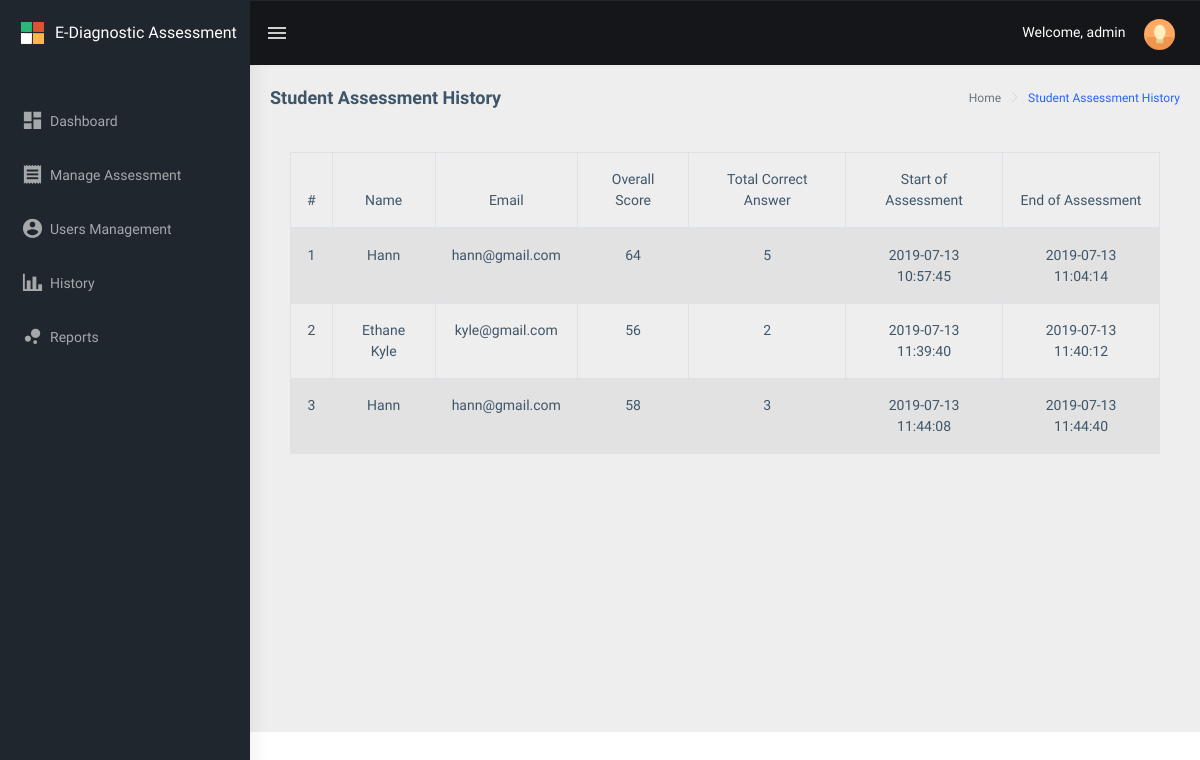
The page /public/main/teacher/history/index.php (signed in) on the database as committed earlier.
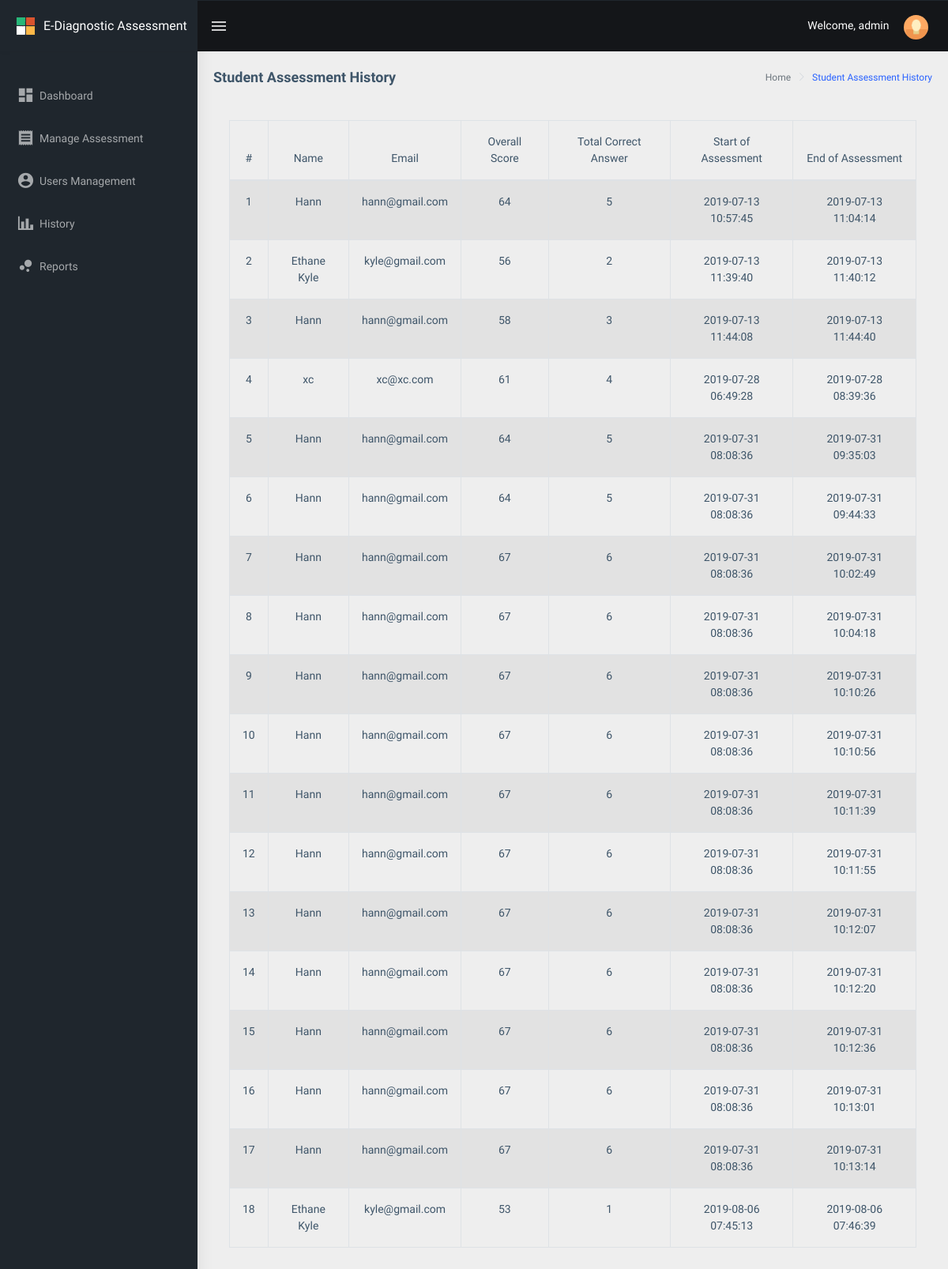
The same page on the database as committed later.
### tables this page shows
CREATE TABLE `drxassessment_assessment_history` (
  `drxassessment_id` int(11) NOT NULL,
  `user_id` int(11) NOT NULL,
  `user_name` text NOT NULL,
  `user_email` text NOT NULL,
  `domain_name` text NOT NULL,
  `questions` text NOT NULL,
  `answer` text NOT NULL,
  `total_correct_answer` int(25) NOT NULL,
  `overall_score` int(100) NOT NULL,
  `created_at` datetime NOT NULL DEFAULT CURRENT_TIMESTAMP,
  `start_at` datetime NOT NULL,
  `end_at` datetime NOT NULL
);

### public/main/teacher/history/index.php (the view, shortened to what this page needs)
<?php
include("../../../../config/common/asdasf9z09x0c90zx90123.php");
$connection->setAttribute(PDO::ATTR_ERRMODE, PDO::ERRMODE_EXCEPTION);
if (!empty($_SESSION['drxassessmentname'])) {
    $drxassessmentname = $_SESSION['drxassessmentname'];
} else {
    $drxassessmentname = "";
}
?>
<!DOCTYPE html>
<html dir="ltr" lang="en">
<head>
    <link href="../../../assets/libs/flot/css/float-chart.css" rel="stylesheet">
    <link href="../../../dist/css/style.min.css" rel="stylesheet">
    <link href="../../../assets/libs/datatables.net-bs4/css/dataTables.bootstrap4.css" rel="stylesheet">
</head>
<body>
    <div id="main-wrapper">
        <header class="topbar" data-navbarbg="skin5">
            <nav class="navbar top-navbar navbar-expand-md navbar-dark">
                <div class="navbar-header" data-logobg="skin5">
                    <a class="navbar-brand" href="../../../main/teacher">
                        <b class="logo-icon p-l-10">
                            <img src="../../../assets/images/logo-icon.png" alt="homepage" class="light-logo" />
                        </b>
                        <span class="logo-text">
                             <span style="font-size: 16px;">E-Diagnostic Assessment</span>
                        </span>
                    </a>
                </div>
                <div class="navbar-collapse collapse" id="navbarSupportedContent" data-navbarbg="skin5">
                    <ul class="navbar-nav float-left mr-auto">
                        <li class="nav-item d-none d-md-block"><a class="nav-link sidebartoggler waves-effect waves-light" href="javascript:void(0)" data-sidebartype="mini-sidebar"><i class="mdi mdi-menu font-24"></i></a></li>
                    </ul>
                    <ul class="navbar-nav float-right">
                        <li class="nav-item dropdown">
                          <span style="color: #fff;">Welcome, <?php echo $drxassessmentname; ?></span>
                            <a class="nav-link dropdown-toggle text-muted waves-effect waves-dark pro-pic" href="" data-toggle="dropdown" aria-haspopup="true" aria-expanded="false"><img src="../../../assets/images/users/1.jpg" alt="user" class="rounded-circle" width="31" height="31"></a>
                        </li>
                    </ul>
                </div>
            </nav>
        </header>
        <aside class="left-sidebar" data-sidebarbg="skin5">
            <div class="scroll-sidebar">
                <nav class="sidebar-nav">
                    <ul id="sidebarnav" class="p-t-30">
                        <li class="sidebar-item"> <a class=" sidebar-link waves-effect waves-dark sidebar-link" href="../../../main/teacher/" aria-expanded="false"><i class="mdi mdi-view-dashboard"></i><span class="hide-menu">Dashboard</span></a></li>
                        <li class="sidebar-item"> <a class="sidebar-link waves-effect waves-dark sidebar-link" href="../assessment/" aria-expanded="false"><i class="mdi mdi-receipt"></i><span class="hide-menu">Manage Assessment </span></a></li>
                        <li class="sidebar-item"> <a class="sidebar-link waves-effect waves-dark sidebar-link" href="../usersmanagement/" aria-expanded="false"><i class="mdi mdi-account-circle"></i><span class="hide-menu">Users Management</span></a></li>
                        <li class="active sidebar-item"> <a class="sidebar-link waves-effect waves-dark sidebar-link" href="../history/" aria-expanded="false"><i class="mdi mdi-chart-bar"></i><span class="hide-menu">History</span></a></li>
                        <li class="sidebar-item"> <a class="sidebar-link waves-effect waves-dark sidebar-link" href="../reports/" aria-expanded="false"><i class="mdi mdi-chart-bubble"></i><span class="hide-menu">Reports</span></a></li>
                    </ul>
                </nav>
            </div>
        </aside>
        <div class="page-wrapper">
             <div class="page-breadcrumb">
                <div class="row">
                    <div class="col-12 d-flex no-block align-items-center">
                        <h4 class="page-title">Student Assessment History</h4>
                        <div class="ml-auto text-right">
                            <nav aria-label="breadcrumb">
                                <ol class="breadcrumb">
                                    <li class="breadcrumb-item active" aria-current="page">Home</li>
                                    <li class="breadcrumb-item active" aria-current="page"><a href="../history/">Student Assessment History</a></li>
                                </ol>
                            </nav>
                        </div>
                    </div>
                </div>
            </div>
            <div class="container-fluid">
			<div class="card-body">
			 <div class="table-responsive">
					<table id="zero_config" class="table table-striped table-bordered">
							<thead>
									<tr>
											<th class="text-center">#</th>
											<th class="text-center">Name</th>
											<th class="text-center">Email</th>
											<th class="text-center">Overall Score</th>
											<th class="text-center">Total Correct Answer</th>
                                            <th class="text-center">Start of Assessment</th>
											<th class="text-center">End of Assessment</th>
									</tr>
							</thead>
							<tbody>
							<?php
    	                          $drx_count = 0;
    							  $result = $connection->prepare("SELECT * FROM drxassessment_assessment_history");
    						      $result->execute();
                              while ($row = $result->fetch(PDO::FETCH_ASSOC)) {
                                  $drx_count++;
    							  $user_email = $row['user_email'];
    							  $user_name = $row['user_name'];
    							  $total_correct_answer = $row['total_correct_answer'];
                                  $overall_score = $row['overall_score'];
                                  $start_at = $row['start_at'];
    							  $end_at = $row['end_at'];
	                         ?>
        							<tr>
        								<td class="text-center"><?php echo $drx_count; ?></td>
        								<td class="text-center"><?php echo $user_name; ?></td>
        								<td class="text-center"><?php echo $user_email; ?></td>
        								<td class="text-center"><?php echo $overall_score; ?></td>
        								<td class="text-center"><?php echo $total_correct_answer; ?></td>
                                        <td class="text-center"><?php echo $start_at; ?></td>
        								<td class="text-center"><?php echo $end_at; ?></td>
        							</tr>
        						<?php } ?>
					</tbody>
			</table>
	</div>
            </div>
        </div>
    </div>
</body>
</html>

Rows that differ between the two databases and show on the page:
added drxassessment_assessment_history: user_name "xc", user_email "xc@xc.com", overall_score "61", total_correct_answer "4", start_at "2019-07-28 06:49:28", end_at "2019-07-28 08:39:36"
added drxassessment_assessment_history: user_name "Hann", user_email "hann@gmail.com", overall_score "64", total_correct_answer "5", start_at "2019-07-31 08:08:36", end_at "2019-07-31 09:35:03"
added drxassessment_assessment_history: user_name "Hann", user_email "hann@gmail.com", overall_score "64", total_correct_answer "5", start_at "2019-07-31 08:08:36", end_at "2019-07-31 09:44:33"
added drxassessment_assessment_history: user_name "Hann", user_email "hann@gmail.com", overall_score "67", total_correct_answer "6", start_at "2019-07-31 08:08:36", end_at "2019-07-31 10:02:49"
added drxassessment_assessment_history: user_name "Hann", user_email "hann@gmail.com", overall_score "67", total_correct_answer "6", start_at "2019-07-31 08:08:36", end_at "2019-07-31 10:04:18"
added drxassessment_assessment_history: user_name "Hann", user_email "hann@gmail.com", overall_score "67", total_correct_answer "6", start_at "2019-07-31 08:08:36", end_at "2019-07-31 10:10:26"
added drxassessment_assessment_history: user_name "Hann", user_email "hann@gmail.com", overall_score "67", total_correct_answer "6", start_at "2019-07-31 08:08:36", end_at "2019-07-31 10:10:56"
added drxassessment_assessment_history: user_name "Hann", user_email "hann@gmail.com", overall_score "67", total_correct_answer "6", start_at "2019-07-31 08:08:36", end_at "2019-07-31 10:11:39"
added drxassessment_assessment_history: user_name "Hann", user_email "hann@gmail.com", overall_score "67", total_correct_answer "6", start_at "2019-07-31 08:08:36", end_at "2019-07-31 10:11:55"
added drxassessment_assessment_history: user_name "Hann", user_email "hann@gmail.com", overall_score "67", total_correct_answer "6", start_at "2019-07-31 08:08:36", end_at "2019-07-31 10:12:07"
added drxassessment_assessment_history: user_name "Hann", user_email "hann@gmail.com", overall_score "67", total_correct_answer "6", start_at "2019-07-31 08:08:36", end_at "2019-07-31 10:12:20"
added drxassessment_assessment_history: user_name "Hann", user_email "hann@gmail.com", overall_score "67", total_correct_answer "6", start_at "2019-07-31 08:08:36", end_at "2019-07-31 10:12:36"
added drxassessment_assessment_history: user_name "Hann", user_email "hann@gmail.com", overall_score "67", total_correct_answer "6", start_at "2019-07-31 08:08:36", end_at "2019-07-31 10:13:01"
added drxassessment_assessment_history: user_name "Hann", user_email "hann@gmail.com", overall_score "67", total_correct_answer "6", start_at "2019-07-31 08:08:36", end_at "2019-07-31 10:13:14"
added drxassessment_assessment_history: user_name "Ethane Kyle", user_email "kyle@gmail.com", overall_score "53", total_correct_answer "1", start_at "2019-08-06 07:45:13", end_at "2019-08-06 07:46:39"
